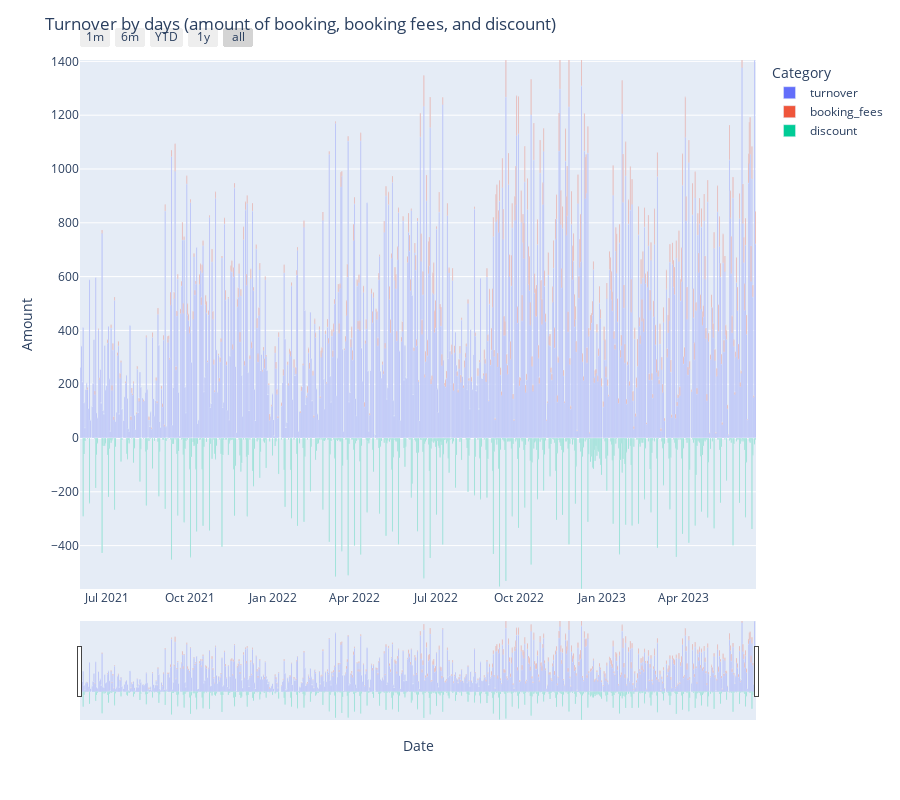

The code cell stored with this chart in its notebook:
### Code cell
# Multiply the discount column by -1 to make it negative
df_turnover['discount'] = df_turnover['discount'] * -1

# Reshape the DataFrame using melt
df_melted = df_turnover[['date', 'turnover', 'booking_fees', 'discount']].melt(id_vars='date', var_name='category', value_name='amount')

# Create the bar chart
fig = px.bar(df_melted, x='date', y='amount', color='category', barmode='relative',
             labels={'amount': 'Amount', 'category': 'Category'})

# Set the y-axis range to include negative values
fig.update_layout(yaxis_range=[df_melted['amount'].min(), df_melted['amount'].max()])

# Customize the layout
fig.update_layout(
    xaxis_title='Date',
    yaxis_title='Amount',
    legend_title='Category',
    barmode='relative',
    bargap=0.2,
    bargroupgap=0.1
)

# Add range slider and selectors
fig.update_layout(
    xaxis=dict(
        rangeselector=dict(
            buttons=list([
                dict(count=1, label="1m", step="month", stepmode="backward"),
                dict(count=6, label="6m", step="month", stepmode="backward"),
                dict(count=1, label="YTD", step="year", stepmode="todate"),
                dict(count=1, label="1y", step="year", stepmode="backward"),
                dict(step="all")
            ])
        ),
        rangeslider=dict(visible=True)
    ),
    title="Turnover by days (amount of booking, booking fees, and discount)"
)

# Set the height of the plot
fig.update_layout(height=800)

# Show the graph
fig.show()

### Figure 1 — Plotly figure (JSON) as saved in the notebook; plotly's stock layout.template omitted (floating-point values rounded to 4 significant figures; data arrays with more than 128 entries replaced by an {"elided": "..."} marker saying what was removed)
{"data": [{"alignmentgroup": "True", "hovertemplate": "Category=turnover<br>date=%{x}<br>Amount=%{y}<extra></extra>", "legendgroup": "turnover", "marker": {"color": "#636efa", "pattern": {"shape": ""}}, "name": "turnover", "offsetgroup": "turnover", "orientation": "v", "showlegend": true, "textposition": "auto", "type": "bar", "x": {"elided": "750 str values"}, "xaxis": "x", "y": {"elided": "750 float values"}, "yaxis": "y"}, {"alignmentgroup": "True", "hovertemplate": "Category=booking_fees<br>date=%{x}<br>Amount=%{y}<extra></extra>", "legendgroup": "booking_fees", "marker": {"color": "#EF553B", "pattern": {"shape": ""}}, "name": "booking_fees", "offsetgroup": "booking_fees", "orientation": "v", "showlegend": true, "textposition": "auto", "type": "bar", "x": {"elided": "750 str values"}, "xaxis": "x", "y": {"elided": "750 float values"}, "yaxis": "y"}, {"alignmentgroup": "True", "hovertemplate": "Category=discount<br>date=%{x}<br>Amount=%{y}<extra></extra>", "legendgroup": "discount", "marker": {"color": "#00cc96", "pattern": {"shape": ""}}, "name": "discount", "offsetgroup": "discount", "orientation": "v", "showlegend": true, "textposition": "auto", "type": "bar", "x": {"elided": "750 str values"}, "xaxis": "x", "y": {"elided": "750 float values"}, "yaxis": "y"}], "layout": {"bargap": 0.2, "bargroupgap": 0.1, "barmode": "relative", "height": 800, "legend": {"title": {"text": "Category"}, "tracegroupgap": 0}, "margin": {"t": 60}, "title": {"text": "Turnover by days (amount of booking, booking fees, and discount)"}, "xaxis": {"anchor": "y", "domain": [0, 1], "rangeselector": {"buttons": [{"count": 1, "label": "1m", "step": "month", "stepmode": "backward"}, {"count": 6, "label": "6m", "step": "month", "stepmode": "backward"}, {"count": 1, "label": "YTD", "step": "year", "stepmode": "todate"}, {"count": 1, "label": "1y", "step": "year", "stepmode": "backward"}, {"step": "all"}]}, "rangeslider": {"visible": true}, "title": {"text": "Date"}}, "yaxis": {"anchor": "x", "domain": [0, 1], "range": [-561.3, 1405.0], "title": {"text": "Amount"}}}}
